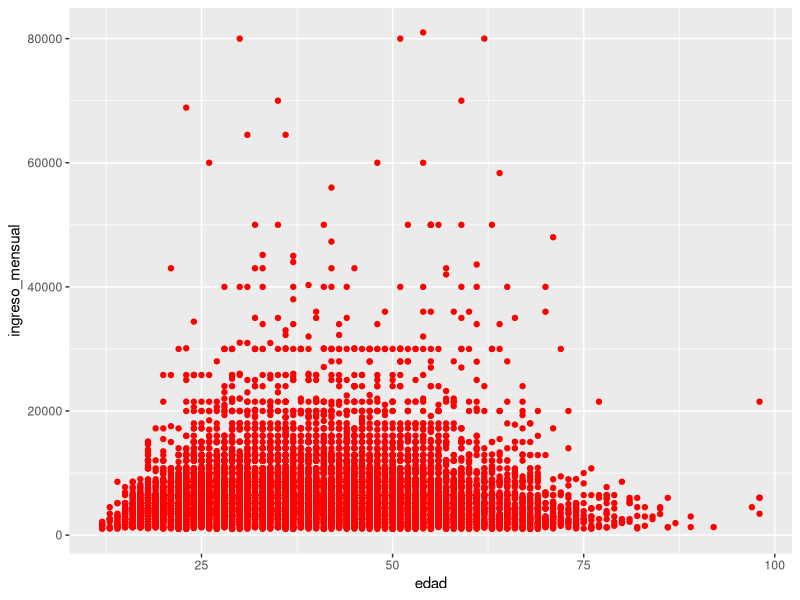
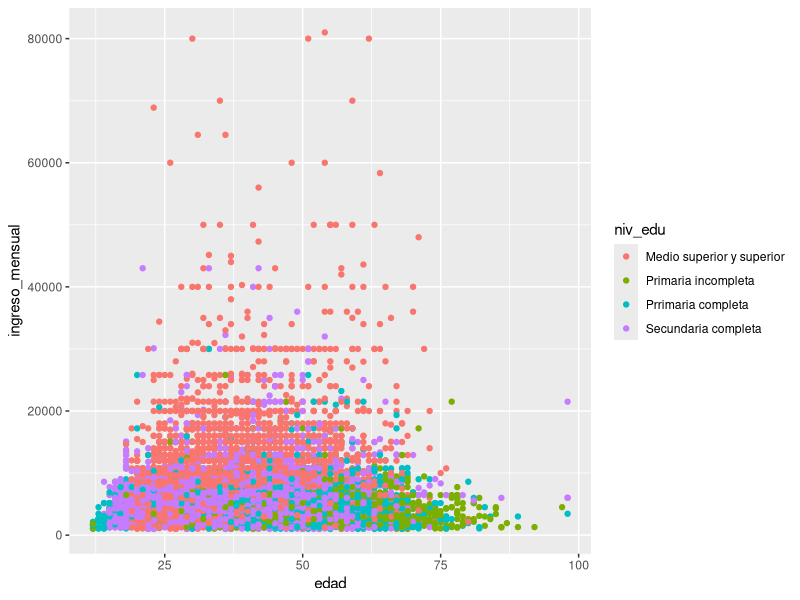
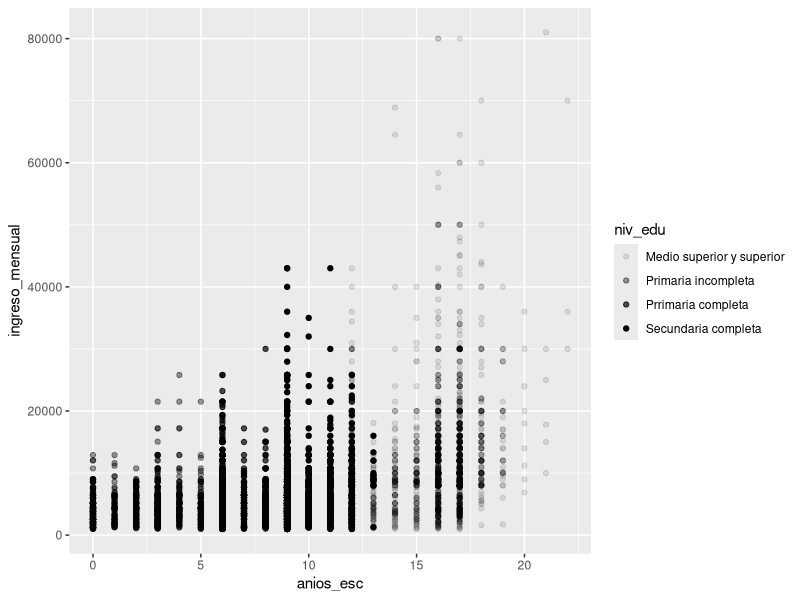
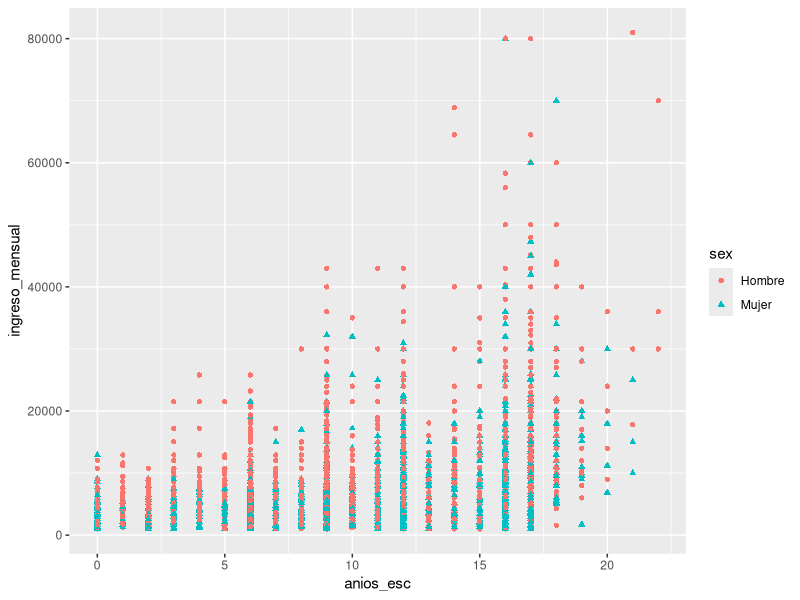
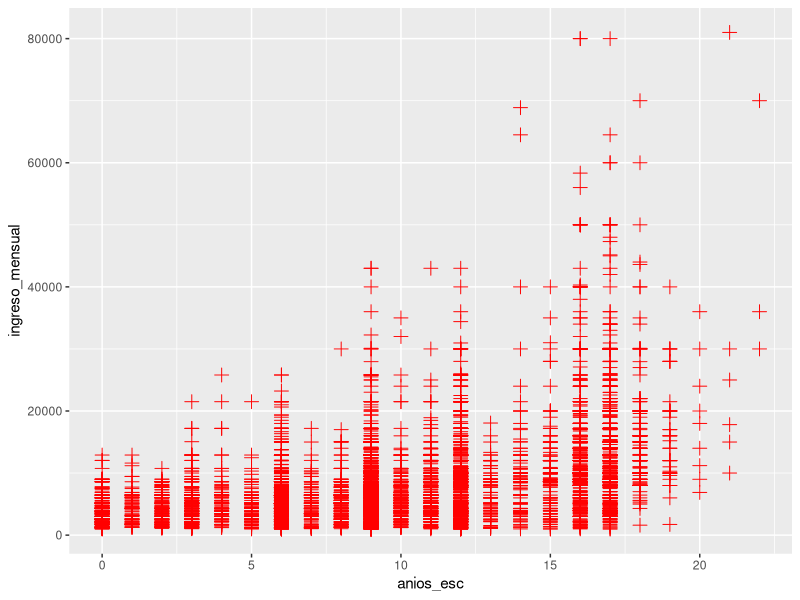
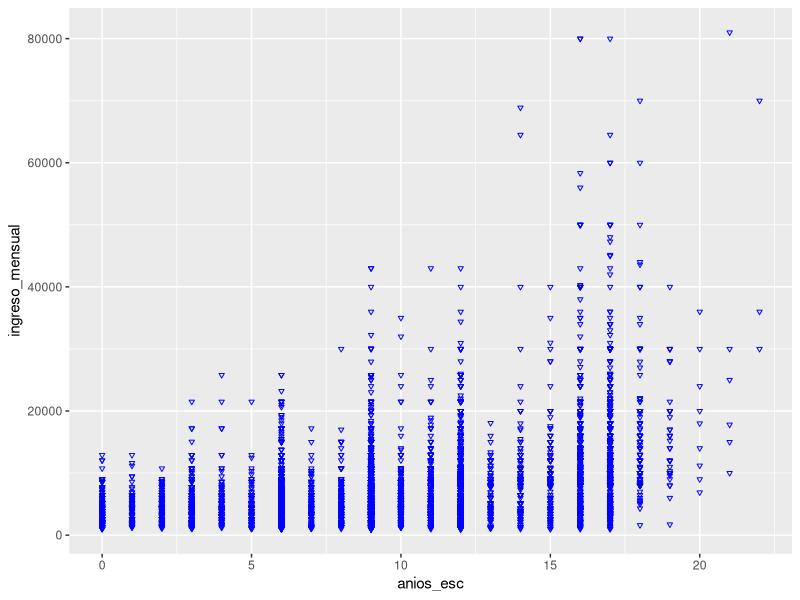
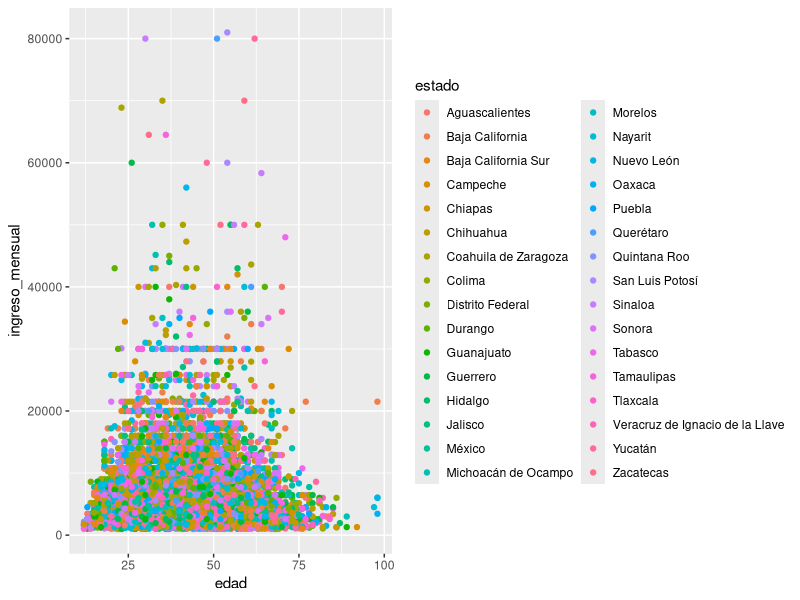
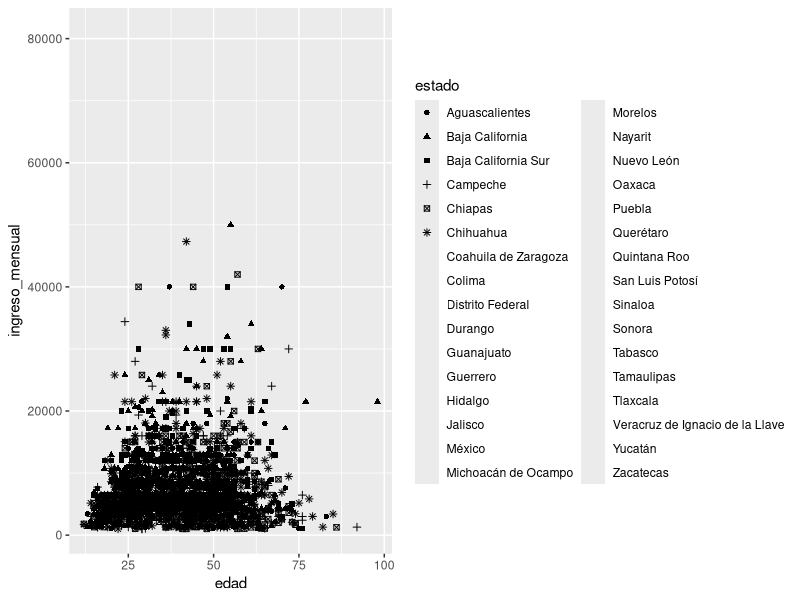

Recreate these plots in R, in order. (Note: this script raises an error after producing the figures.)
## ---- chunk 1
library(ggplot2) # Carga de librerias para instalarlas es install.packages("nomrbeLibreria")
library(readxl)
library(tidyr)
library(dplyr)
library(gridExtra)
library(rmarkdown)
setwd("C:\\Cursos\\Ciencia_Datos\\A2_Capacitacion\\R\\Capitulo_3\\BD") # Busqueda de BD
enoe <- read_xlsx("mu_enoe.xlsx")

View(enoe)
# 1. Elabora una gráfica de dispersión que permita observar la relación entre el salario mensual y la edad. Donde todos los puntos sean rojos.
ggplot(data = enoe, mapping = aes(edad, ingreso_mensual))+
    geom_point(color ="red")

# 2. Elabora una gráfica que permita observar la relación entre el ingreso entre el salario mensual y la edad. Además que los puntos permitan identificar el nivel de escolaridad.
ggplot(data = enoe, mapping = aes (edad, ingreso_mensual, color = niv_edu))+
    geom_point()

# 3. Intenta efectuar una gráfica de puntos, donde en el eje x se observen los años de educación, en el eje y, el ingreso mensual y ademas usando la estética de alpha sobre la variable nivel de educación.
# ¿Cuál es el warning que emite R? 
# El Warning que presenta es: 
# Warning message:
# Using alpha for a discrete variable is not advised.
#¿Porqué crees que sucede esto?
# Esta advertencia sale debido a que estamos utilizando en niv_edu datos categoricos y no numericos 

ggplot(data = enoe, mapping = aes (anios_esc, ingreso_mensual, alpha = niv_edu))+
    geom_point()

# 4. Elabora una gráfica que permita ver la relación del ingreso mensual con los años de educación diferenciada por sexo, de manera que cambie no sólo el color del punto, sino ademas la forma. ¿Qué información relevante aporta esa gráfica?
ggplot(data = enoe, mapping = aes(anios_esc, ingreso_mensual, shape = sex, color = sex))+
    geom_point()
# 5. Construye las siguientes gráficas, analiza detenidamente las diferencias entre ellas y responde las preguntas.
#   • ggplot(data = enoe) + geom_point(mapping = aes(x =anios_esc, y =ingreso_mensual), shape=3, size=3, color=“red”)
ggplot(data = enoe)+ 
    geom_point(mapping = aes(x = anios_esc, y = ingreso_mensual),shape = 3, size =3, color = "red")
#   • ggplot(data = enoe) + geom_point(mapping = aes(x =anios_esc, y =ingreso_mensual), shape=5, size=1, color=“blue”)
ggplot(data = enoe)+
    geom_point(mapping = aes(anios_esc, ingreso_mensual,),shape = 25, size = 1, color = " blue")
#   • ¿Qué impacto tiene sobre la gráfica la opción shape, size y color cuando éstas se incluyen fuera de la función aes? 
# Estas influyen en la forma de los puntos y el tamaño de estos, esto sirve para darle mejor identificación a las gráficas
#6. Elabora una gráfica que permita observar la relación la edad y el ingreso mensual, diferenciando por estados usando primero color y después shape. ¿Observas alguna inconsistencia?
#Diferenciado por color
ggplot(data = enoe, mapping = aes(edad, ingreso_mensual,color = estado))+
    geom_point()
#Diferenciado por forma shape
ggplot(data = enoe, mapping = aes(edad, ingreso_mensual,shape = estado))+
    geom_point()
#7. ¿Qué gráficas generan los siguientes códigos?
#   • ggplot(data=enoe)+ geom_point(mapping = aes(x =anios_esc, y =ingreso_mensual))+ facet_grid(sex~.)
ggplot(data = enoe, mapping = aes(anios_esc, ingreso_mensual))+
    geom_point()+
    facet_grid(sex~.)
#   • ggplot(data=enoe)+ geom_point(mapping = aes(x =anios_esc, y =ingreso_mensual))+ facet_grid(. ~ tipo_empleo)
ggplot(data = enoe, mapping = aes(anios_esc,ingreso_mensual))+
    geom_point()+
    facet_grid( tipo_empleo~.)
#   • ¿Que función tiene “.” dentro de código?
# El punto hace cambio de posición de las gráficas una la pone de forma superior e inferior y la otra de izquierda a derecha

#8. Replica la gráfica para separa Jalisco, pero elimina la opción se. ¿Que función tiene se?
ggplot(data=enoe, mapping = aes(x =anios_esc, y =ingreso_mensual))+ 
    geom_point(mapping = aes(color=niv_edu), show.legend = FALSE)+ 
    geom_smooth( data=filter(enoe, estado=="Hidalgo"), se=FALSE)

ggplot(data = enoe, mapping = aes(x = anios_esc, y = ingreso_mensual)) +
    geom_point(mapping = aes(color = niv_edu), show.legend = FALSE) +
    geom_smooth(data = filter(enoe, estado == "Distrito Federal"), 
                mapping = aes(x = anios_esc, y = ingreso_mensual), 
                method = "auto") +
    labs(title = "Relationship between Years of Education and Monthly Income",
         x = "Years of Education",
         y = "Monthly Income")
# La fucnión SE ayuda a quitar el margen de error que tienen en la gráfica que muestra el Distrito Federal y en las demás
#9. ¿Cuál sería el código necesario para construir cada una de las siguientes gráficas?
g1 <- ggplot(data =enoe, mapping = aes(anios_esc,ingreso_mensual))+
        geom_point(size = .25) +  
        geom_smooth(se = FALSE)

g2 <- ggplot(data =enoe, mapping = aes(anios_esc,ingreso_mensual,linetype = sex))+
        geom_point(size = .25) +  
        geom_smooth(mapping = aes(linetype = sex),se = FALSE, show.legend = FALSE)

g3 <- ggplot(data = enoe, mapping = aes(anios_esc, ingreso_mensual)) +
  geom_point(mapping = aes(color = sex), size = 0.25) +
  geom_smooth(mapping = aes(linetype = sex, color = sex), se = FALSE)

g4 <- ggplot(data = enoe, mapping = aes(anios_esc, ingreso_mensual))+
        geom_point(mapping = aes(color = sex),size = .25)+
        geom_smooth(se =  FALSE)
 
g5 <- ggplot(data = enoe, mapping = aes( anios_esc, ingreso_mensual))+
        geom_smooth(mapping = aes(linetype = sex),color = "blue", se = FALSE)

g6 <- ggplot(data = enoe, mapping = aes(anios_esc, ingreso_mensual))+
        geom_point(mapping = aes(color = sex), size = 0.25)

grid.arrange(g1,g2,g3,g4,g5, g6)

#10. ¿Cuál es la diferencia entre geom_col y geom_bar?
p1 <- ggplot(data = enoe, mapping = aes(asiste, ingreso_mensual))+
    geom_col()

p2 <-ggplot(data = enoe, mapping = aes(estado)) +
    geom_bar()
#geom_bar
# Esta gráfica se utliza para realizar un conteo de un solo elemento de la gráfica
# Geom_col
# Esta grafica se le puede asignar lo que es el eje X y Y por lo que se puede dar un analisis de ambas cosas
grid.arrange(p1, p2)
#11. Una de las geometrias en ggplot2 es geom_jitter, la cual crea el mismo efecto que position=“jitter” ¿Cómo sería el código para construir la misma gráfica usando geom_jitter en lugar de position=“jitter”
ggplot( data = enoe, mapping = aes(anios_esc, ingreso_mensual))+
    geom_jitter()







rmarkdown::render("C:\\Cursos\\Ciencia_Datos\\A2_Capacitacion\\R\\Capitulo_3\\Actividades2.r", output_format = "pdf_document")
